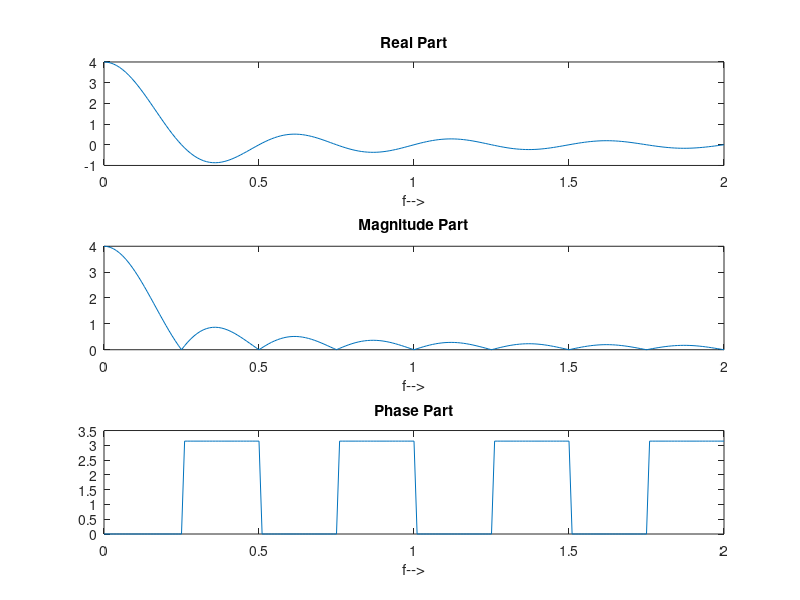

MATLAB code to generate this figure:
%Plot the Fourier Transform of a time function the aperiodic 
%pulse shown below:


clc;
close all;
f=0:0.01:2;
x=4*sinc(4*f);
figure(1);
subplot(3,1,1);
plot(f,real(x));
title('Real Part');
xlabel('f-->');
subplot(3,1,2);
plot(f,abs(x));
title('Magnitude Part');
xlabel('f-->');
subplot(3,1,3);
plot(f,angle(x));
title('Phase Part');
xlabel('f-->');